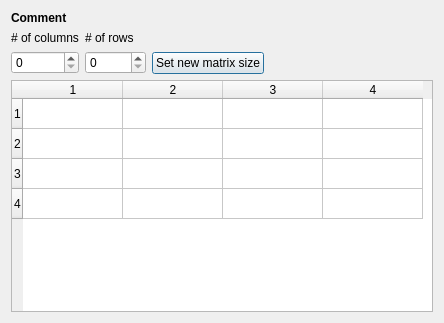
<?xml version="1.0" encoding="UTF-8"?>
<ui version="4.0">
 <class>EditMatrix</class>
 <widget class="QDialog" name="EditMatrix">
  <property name="geometry">
   <rect>
    <x>0</x>
    <y>0</y>
    <width>444</width>
    <height>323</height>
   </rect>
  </property>
  <property name="windowTitle">
   <string>Dialog</string>
  </property>
  <property name="locale">
   <locale language="English" country="UnitedStates"/>
  </property>
  <layout class="QVBoxLayout" name="verticalLayout_3">
   <item>
    <widget class="QLabel" name="label">
     <property name="font">
      <font>
       <bold>true</bold>
      </font>
     </property>
     <property name="locale">
      <locale language="English" country="UnitedStates"/>
     </property>
     <property name="text">
      <string>Comment</string>
     </property>
     <property name="wordWrap">
      <bool>true</bool>
     </property>
    </widget>
   </item>
   <item>
    <layout class="QHBoxLayout" name="horizontalLayout">
     <item>
      <layout class="QVBoxLayout" name="verticalLayout">
       <item>
        <widget class="QLabel" name="label_2">
         <property name="text">
          <string># of columns</string>
         </property>
        </widget>
       </item>
       <item alignment="Qt::AlignBottom">
        <widget class="QSpinBox" name="colsSpinBox">
         <property name="minimum">
          <number>0</number>
         </property>
         <property name="maximum">
          <number>65535</number>
         </property>
        </widget>
       </item>
      </layout>
     </item>
     <item>
      <layout class="QVBoxLayout" name="verticalLayout_2">
       <item>
        <widget class="QLabel" name="label_3">
         <property name="text">
          <string># of rows</string>
         </property>
        </widget>
       </item>
       <item alignment="Qt::AlignBottom">
        <widget class="QSpinBox" name="rowsSpinBox">
         <property name="maximum">
          <number>65535</number>
         </property>
        </widget>
       </item>
      </layout>
     </item>
     <item alignment="Qt::AlignBottom">
      <widget class="QPushButton" name="pushButton">
       <property name="text">
        <string>Set new matrix size</string>
       </property>
      </widget>
     </item>
     <item>
      <spacer name="horizontalSpacer">
       <property name="orientation">
        <enum>Qt::Horizontal</enum>
       </property>
       <property name="sizeHint" stdset="0">
        <size>
         <width>40</width>
         <height>20</height>
        </size>
       </property>
      </spacer>
     </item>
    </layout>
   </item>
   <item>
    <widget class="QTableWidget" name="tableWidget">
     <property name="selectionMode">
      <enum>QAbstractItemView::SingleSelection</enum>
     </property>
     <property name="cornerButtonEnabled">
      <bool>false</bool>
     </property>
     <property name="rowCount">
      <number>4</number>
     </property>
     <property name="columnCount">
      <number>4</number>
     </property>
     <row/>
     <row/>
     <row/>
     <row/>
     <column/>
     <column/>
     <column/>
     <column/>
    </widget>
   </item>
  </layout>
 </widget>
 <resources/>
 <connections/>
</ui>
